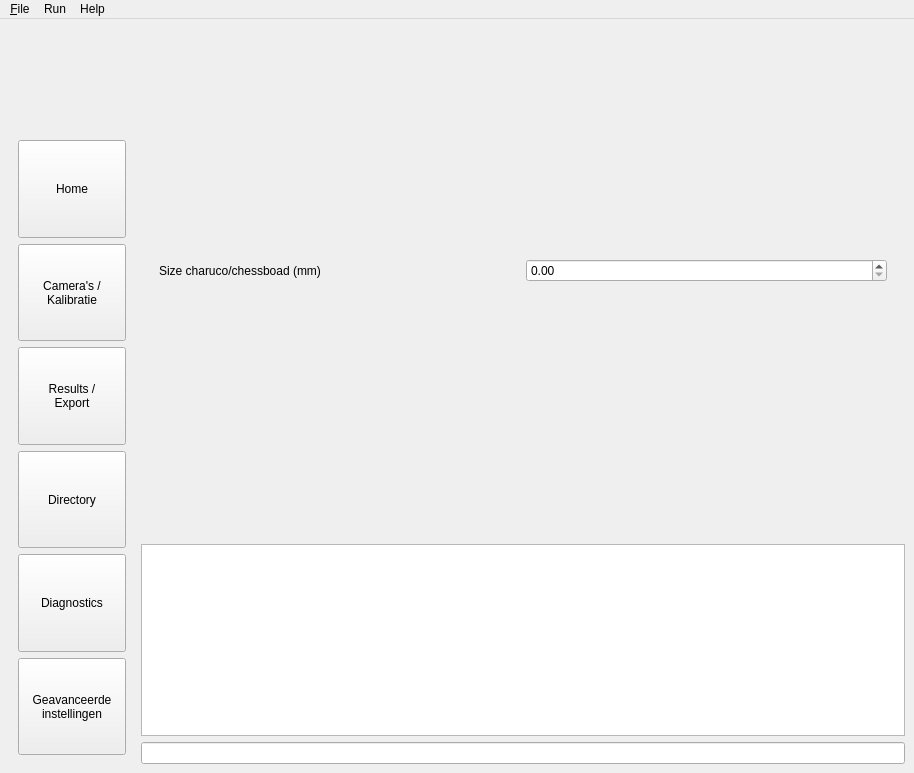
<?xml version="1.0" encoding="UTF-8"?>
<ui version="4.0">
 <class>MainWindow</class>
 <widget class="QMainWindow" name="MainWindow">
  <property name="enabled">
   <bool>true</bool>
  </property>
  <property name="geometry">
   <rect>
    <x>0</x>
    <y>0</y>
    <width>914</width>
    <height>663</height>
   </rect>
  </property>
  <property name="minimumSize">
   <size>
    <width>0</width>
    <height>0</height>
   </size>
  </property>
  <property name="maximumSize">
   <size>
    <width>16777215</width>
    <height>16777215</height>
   </size>
  </property>
  <property name="windowTitle">
   <string>MainWindow</string>
  </property>
  <property name="windowIcon">
   <iconset resource="../imagesGUI/resources.qrc">
    <normaloff>:/HU_Logo.png</normaloff>:/HU_Logo.png</iconset>
  </property>
  <widget class="QWidget" name="centralwidget">
   <property name="maximumSize">
    <size>
     <width>16777215</width>
     <height>16777215</height>
    </size>
   </property>
   <layout class="QGridLayout" name="gridLayout">
    <item row="1" column="3" colspan="2">
     <widget class="QFrame" name="frame_pages">
      <property name="sizePolicy">
       <sizepolicy hsizetype="Expanding" vsizetype="Preferred">
        <horstretch>0</horstretch>
        <verstretch>0</verstretch>
       </sizepolicy>
      </property>
      <property name="frameShape">
       <enum>QFrame::Shape::NoFrame</enum>
      </property>
      <layout class="QGridLayout" name="gridLayout_2">
       <item row="0" column="0">
        <widget class="QStackedWidget" name="stackedWidget">
         <property name="currentIndex">
          <number>5</number>
         </property>
         <widget class="QWidget" name="page_home">
          <layout class="QGridLayout" name="gridLayout_4">
           <item row="2" column="2">
            <layout class="QHBoxLayout" name="horizontalLayout_2"/>
           </item>
           <item row="2" column="1">
            <widget class="QPushButton" name="btn_loadproject">
             <property name="sizePolicy">
              <sizepolicy hsizetype="Preferred" vsizetype="Preferred">
               <horstretch>0</horstretch>
               <verstretch>0</verstretch>
              </sizepolicy>
             </property>
             <property name="mouseTracking">
              <bool>true</bool>
             </property>
             <property name="text">
              <string>Load Project</string>
             </property>
            </widget>
           </item>
           <item row="1" column="1">
            <widget class="QPushButton" name="btn_newproject">
             <property name="sizePolicy">
              <sizepolicy hsizetype="Preferred" vsizetype="Preferred">
               <horstretch>0</horstretch>
               <verstretch>0</verstretch>
              </sizepolicy>
             </property>
             <property name="minimumSize">
              <size>
               <width>0</width>
               <height>0</height>
              </size>
             </property>
             <property name="maximumSize">
              <size>
               <width>16777215</width>
               <height>16777215</height>
              </size>
             </property>
             <property name="sizeIncrement">
              <size>
               <width>0</width>
               <height>0</height>
              </size>
             </property>
             <property name="baseSize">
              <size>
               <width>0</width>
               <height>0</height>
              </size>
             </property>
             <property name="mouseTracking">
              <bool>true</bool>
             </property>
             <property name="text">
              <string>New Project</string>
             </property>
             <property name="iconSize">
              <size>
               <width>16</width>
               <height>16</height>
              </size>
             </property>
            </widget>
           </item>
           <item row="3" column="1">
            <layout class="QVBoxLayout" name="verticalLayout_4"/>
           </item>
           <item row="2" column="0">
            <layout class="QHBoxLayout" name="horizontalLayout"/>
           </item>
           <item row="0" column="1">
            <widget class="QLabel" name="label_main_text">
             <property name="layoutDirection">
              <enum>Qt::LayoutDirection::LeftToRight</enum>
             </property>
             <property name="text">
              <string>Hallo!!</string>
             </property>
             <property name="textFormat">
              <enum>Qt::TextFormat::PlainText</enum>
             </property>
            </widget>
           </item>
          </layout>
         </widget>
         <widget class="QWidget" name="page_cameras">
          <layout class="QGridLayout" name="gridLayout_3">
           <item row="0" column="0" colspan="2">
            <widget class="QFrame" name="frame">
             <property name="sizePolicy">
              <sizepolicy hsizetype="Preferred" vsizetype="Maximum">
               <horstretch>0</horstretch>
               <verstretch>0</verstretch>
              </sizepolicy>
             </property>
             <property name="frameShape">
              <enum>QFrame::Shape::NoFrame</enum>
             </property>
             <layout class="QGridLayout" name="gridLayout_9">
              <item row="3" column="0" rowspan="2">
               <widget class="QFrame" name="frame_2">
                <property name="sizePolicy">
                 <sizepolicy hsizetype="Preferred" vsizetype="Maximum">
                  <horstretch>0</horstretch>
                  <verstretch>0</verstretch>
                 </sizepolicy>
                </property>
                <property name="frameShape">
                 <enum>QFrame::Shape::NoFrame</enum>
                </property>
                <layout class="QGridLayout" name="gridLayout_10">
                 <item row="0" column="0">
                  <widget class="QLabel" name="lab_cap_intrinsics">
                   <property name="text">
                    <string>Intrinsics</string>
                   </property>
                  </widget>
                 </item>
                 <item row="2" column="0">
                  <widget class="QPushButton" name="btn_cap_calculate_intrinsics">
                   <property name="text">
                    <string>Calculate</string>
                   </property>
                  </widget>
                 </item>
                 <item row="1" column="0">
                  <widget class="QPushButton" name="btn_cap_intrinsics_start">
                   <property name="text">
                    <string>Start</string>
                   </property>
                  </widget>
                 </item>
                </layout>
               </widget>
              </item>
              <item row="3" column="1" rowspan="2">
               <widget class="QFrame" name="frame_3">
                <property name="sizePolicy">
                 <sizepolicy hsizetype="Preferred" vsizetype="Preferred">
                  <horstretch>0</horstretch>
                  <verstretch>0</verstretch>
                 </sizepolicy>
                </property>
                <property name="frameShape">
                 <enum>QFrame::Shape::NoFrame</enum>
                </property>
                <layout class="QGridLayout" name="gridLayout_11">
                 <item row="3" column="0">
                  <widget class="QPushButton" name="btn_cap_calculate_extrinsics">
                   <property name="text">
                    <string>Calculate</string>
                   </property>
                  </widget>
                 </item>
                 <item row="1" column="0">
                  <widget class="QLabel" name="lab_cap_extrinsics">
                   <property name="sizePolicy">
                    <sizepolicy hsizetype="Preferred" vsizetype="Preferred">
                     <horstretch>0</horstretch>
                     <verstretch>0</verstretch>
                    </sizepolicy>
                   </property>
                   <property name="text">
                    <string>Extrinsics</string>
                   </property>
                  </widget>
                 </item>
                 <item row="2" column="0">
                  <widget class="QPushButton" name="btn_cap_extrinsics_start">
                   <property name="text">
                    <string>Start</string>
                   </property>
                  </widget>
                 </item>
                </layout>
               </widget>
              </item>
              <item row="1" column="1">
               <widget class="QComboBox" name="combo_cap_pattern">
                <item>
                 <property name="text">
                  <string>Chessboard</string>
                 </property>
                </item>
                <item>
                 <property name="text">
                  <string>Charuco</string>
                 </property>
                </item>
               </widget>
              </item>
              <item row="0" column="1">
               <widget class="QSpinBox" name="spin_cap_fps">
                <property name="maximum">
                 <number>120</number>
                </property>
                <property name="value">
                 <number>30</number>
                </property>
               </widget>
              </item>
              <item row="0" column="0">
               <widget class="QLabel" name="lab_cap_fps">
                <property name="text">
                 <string>FPS</string>
                </property>
               </widget>
              </item>
              <item row="9" column="0" colspan="2">
               <widget class="QPushButton" name="btn_cap_reset_calibration">
                <property name="text">
                 <string>Reset Calibration</string>
                </property>
               </widget>
              </item>
              <item row="1" column="0">
               <widget class="QLabel" name="lab_cap_pattern">
                <property name="text">
                 <string>Pattern</string>
                </property>
               </widget>
              </item>
             </layout>
            </widget>
           </item>
           <item row="1" column="0" colspan="2">
            <widget class="QFrame" name="frame_cam">
             <property name="frameShape">
              <enum>QFrame::Shape::NoFrame</enum>
             </property>
             <layout class="QGridLayout" name="gridLayout_6"/>
            </widget>
           </item>
          </layout>
         </widget>
         <widget class="QWidget" name="page_results">
          <layout class="QGridLayout" name="gridLayout_8">
           <item row="0" column="0">
            <widget class="QStackedWidget" name="stackedWidget_2">
             <widget class="QWidget" name="page_results_tab">
              <layout class="QGridLayout" name="gridLayout_13">
               <item row="1" column="1">
                <widget class="QFrame" name="frame_res_intrinsic_results">
                 <property name="sizePolicy">
                  <sizepolicy hsizetype="Preferred" vsizetype="Preferred">
                   <horstretch>6</horstretch>
                   <verstretch>0</verstretch>
                  </sizepolicy>
                 </property>
                 <property name="frameShape">
                  <enum>QFrame::Shape::StyledPanel</enum>
                 </property>
                 <property name="frameShadow">
                  <enum>QFrame::Shadow::Raised</enum>
                 </property>
                </widget>
               </item>
               <item row="1" column="0">
                <widget class="QLabel" name="lab_res_intrinsics_results">
                 <property name="sizePolicy">
                  <sizepolicy hsizetype="Preferred" vsizetype="Preferred">
                   <horstretch>2</horstretch>
                   <verstretch>0</verstretch>
                  </sizepolicy>
                 </property>
                 <property name="text">
                  <string>Intrinsics results</string>
                 </property>
                </widget>
               </item>
               <item row="7" column="0">
                <widget class="QLabel" name="lab_res_frames">
                 <property name="text">
                  <string>Frames</string>
                 </property>
                </widget>
               </item>
               <item row="0" column="0" colspan="2">
                <widget class="QFrame" name="frame_4">
                 <property name="frameShape">
                  <enum>QFrame::Shape::StyledPanel</enum>
                 </property>
                 <property name="frameShadow">
                  <enum>QFrame::Shadow::Raised</enum>
                 </property>
                 <layout class="QGridLayout" name="gridLayout_12">
                  <item row="2" column="1">
                   <widget class="QPushButton" name="export_toml">
                    <property name="sizePolicy">
                     <sizepolicy hsizetype="Minimum" vsizetype="Preferred">
                      <horstretch>0</horstretch>
                      <verstretch>0</verstretch>
                     </sizepolicy>
                    </property>
                    <property name="text">
                     <string>Export TOML</string>
                    </property>
                   </widget>
                  </item>
                  <item row="2" column="0">
                   <widget class="QPushButton" name="btn_res_show_tmol">
                    <property name="sizePolicy">
                     <sizepolicy hsizetype="Minimum" vsizetype="Preferred">
                      <horstretch>0</horstretch>
                      <verstretch>0</verstretch>
                     </sizepolicy>
                    </property>
                    <property name="text">
                     <string>Preview TMOL</string>
                    </property>
                   </widget>
                  </item>
                 </layout>
                </widget>
               </item>
               <item row="4" column="1">
                <widget class="QFrame" name="frame_res_extrinsics_results">
                 <property name="frameShape">
                  <enum>QFrame::Shape::StyledPanel</enum>
                 </property>
                 <property name="frameShadow">
                  <enum>QFrame::Shadow::Raised</enum>
                 </property>
                </widget>
               </item>
               <item row="7" column="1">
                <widget class="QFrame" name="frame_res_aantal_frames">
                 <property name="frameShape">
                  <enum>QFrame::Shape::StyledPanel</enum>
                 </property>
                 <property name="frameShadow">
                  <enum>QFrame::Shadow::Raised</enum>
                 </property>
                </widget>
               </item>
               <item row="4" column="0">
                <widget class="QLabel" name="lab_res_extrinsics_results">
                 <property name="text">
                  <string>Extrinsics results</string>
                 </property>
                </widget>
               </item>
               <item row="6" column="1">
                <widget class="QFrame" name="frame_res_camera_info">
                 <property name="frameShape">
                  <enum>QFrame::Shape::StyledPanel</enum>
                 </property>
                 <property name="frameShadow">
                  <enum>QFrame::Shadow::Raised</enum>
                 </property>
                </widget>
               </item>
               <item row="6" column="0">
                <widget class="QLabel" name="lab_res_cam_info">
                 <property name="text">
                  <string>Camera Info</string>
                 </property>
                </widget>
               </item>
               <item row="8" column="0">
                <widget class="QLabel" name="lab_res_error">
                 <property name="text">
                  <string>Error:</string>
                 </property>
                </widget>
               </item>
               <item row="8" column="1">
                <widget class="QFrame" name="frame_res_error">
                 <property name="frameShape">
                  <enum>QFrame::Shape::StyledPanel</enum>
                 </property>
                 <property name="frameShadow">
                  <enum>QFrame::Shadow::Raised</enum>
                 </property>
                </widget>
               </item>
              </layout>
             </widget>
             <widget class="QWidget" name="page_preview_TMOL">
              <layout class="QGridLayout" name="gridLayout_14">
               <item row="1" column="1">
                <widget class="QPushButton" name="pushButton">
                 <property name="sizePolicy">
                  <sizepolicy hsizetype="Maximum" vsizetype="Maximum">
                   <horstretch>0</horstretch>
                   <verstretch>0</verstretch>
                  </sizepolicy>
                 </property>
                 <property name="text">
                  <string>x</string>
                 </property>
                 <property name="autoDefault">
                  <bool>false</bool>
                 </property>
                </widget>
               </item>
               <item row="2" column="0" colspan="2">
                <widget class="QFrame" name="frame_res_preview_tmol">
                 <property name="sizePolicy">
                  <sizepolicy hsizetype="Minimum" vsizetype="Minimum">
                   <horstretch>0</horstretch>
                   <verstretch>0</verstretch>
                  </sizepolicy>
                 </property>
                 <property name="frameShape">
                  <enum>QFrame::Shape::StyledPanel</enum>
                 </property>
                 <property name="frameShadow">
                  <enum>QFrame::Shadow::Raised</enum>
                 </property>
                </widget>
               </item>
               <item row="1" column="0">
                <widget class="QLabel" name="label">
                 <property name="text">
                  <string>Preview TMOL</string>
                 </property>
                </widget>
               </item>
              </layout>
             </widget>
            </widget>
           </item>
          </layout>
         </widget>
         <widget class="QWidget" name="page_directory">
          <layout class="QGridLayout" name="gridLayout_7">
           <item row="0" column="0">
            <widget class="QFrame" name="frame_directory">
             <property name="frameShape">
              <enum>QFrame::Shape::NoFrame</enum>
             </property>
            </widget>
           </item>
          </layout>
         </widget>
         <widget class="QWidget" name="page_diagnostics">
          <layout class="QGridLayout" name="gridLayout_5">
           <item row="1" column="2" colspan="2">
            <widget class="QTextEdit" name="text_diag_current_fps"/>
           </item>
           <item row="0" column="2" colspan="2">
            <widget class="QTextEdit" name="text_diag_dropped_frames"/>
           </item>
           <item row="1" column="0">
            <widget class="QLabel" name="lab_diag_current_fps">
             <property name="text">
              <string>Current FPS</string>
             </property>
            </widget>
           </item>
           <item row="4" column="0">
            <widget class="QLabel" name="lab_diag_intrinsics_time">
             <property name="text">
              <string>Intrinsics Time</string>
             </property>
            </widget>
           </item>
           <item row="3" column="2" colspan="2">
            <widget class="QTextEdit" name="text_diag_used_cams"/>
           </item>
           <item row="0" column="0">
            <widget class="QLabel" name="lab_diag_dropped_frames">
             <property name="text">
              <string>Dropped Frames</string>
             </property>
            </widget>
           </item>
           <item row="5" column="0">
            <widget class="QLabel" name="lab_diag_extrinsics_time">
             <property name="text">
              <string>Extrinsics Time</string>
             </property>
            </widget>
           </item>
           <item row="3" column="0">
            <widget class="QLabel" name="lab_diag_used_cams">
             <property name="text">
              <string>Used Camera's</string>
             </property>
            </widget>
           </item>
           <item row="7" column="0">
            <widget class="QLabel" name="lab_diag_total_time">
             <property name="text">
              <string>Total Time</string>
             </property>
            </widget>
           </item>
           <item row="4" column="2" colspan="2">
            <widget class="QTextEdit" name="text_diag_Intrinsics_time"/>
           </item>
           <item row="5" column="2" colspan="2">
            <widget class="QTextEdit" name="text_diag_extrinsics_time"/>
           </item>
           <item row="7" column="2" colspan="2">
            <widget class="QTextEdit" name="text_diag_total_time"/>
           </item>
          </layout>
         </widget>
         <widget class="QWidget" name="page_advanced_settings">
          <layout class="QGridLayout" name="gridLayout_15">
           <item row="0" column="0">
            <widget class="QLabel" name="label_2">
             <property name="text">
              <string>Size charuco/chessboad (mm)</string>
             </property>
            </widget>
           </item>
           <item row="0" column="1">
            <widget class="QDoubleSpinBox" name="doubleSpinBox"/>
           </item>
          </layout>
         </widget>
        </widget>
       </item>
      </layout>
     </widget>
    </item>
    <item row="6" column="3" colspan="2">
     <widget class="QPlainTextEdit" name="plaintextedit_console">
      <property name="sizePolicy">
       <sizepolicy hsizetype="Preferred" vsizetype="Minimum">
        <horstretch>150</horstretch>
        <verstretch>0</verstretch>
       </sizepolicy>
      </property>
      <property name="minimumSize">
       <size>
        <width>2</width>
        <height>0</height>
       </size>
      </property>
     </widget>
    </item>
    <item row="1" column="0" rowspan="7">
     <widget class="QFrame" name="frame_menu">
      <property name="sizePolicy">
       <sizepolicy hsizetype="Expanding" vsizetype="Preferred">
        <horstretch>50</horstretch>
        <verstretch>0</verstretch>
       </sizepolicy>
      </property>
      <property name="maximumSize">
       <size>
        <width>160000</width>
        <height>160000</height>
       </size>
      </property>
      <property name="frameShape">
       <enum>QFrame::Shape::NoFrame</enum>
      </property>
      <layout class="QVBoxLayout" name="verticalLayout">
       <item>
        <widget class="QLabel" name="label_logo">
         <property name="sizePolicy">
          <sizepolicy hsizetype="Ignored" vsizetype="Ignored">
           <horstretch>0</horstretch>
           <verstretch>10</verstretch>
          </sizepolicy>
         </property>
         <property name="minimumSize">
          <size>
           <width>0</width>
           <height>0</height>
          </size>
         </property>
         <property name="maximumSize">
          <size>
           <width>160000</width>
           <height>160000</height>
          </size>
         </property>
         <property name="frameShape">
          <enum>QFrame::Shape::NoFrame</enum>
         </property>
         <property name="text">
          <string/>
         </property>
         <property name="pixmap">
          <pixmap resource="../imagesGUI/resources.qrc">:/HuMoCap groot.png</pixmap>
         </property>
         <property name="scaledContents">
          <bool>true</bool>
         </property>
         <property name="alignment">
          <set>Qt::AlignmentFlag::AlignCenter</set>
         </property>
        </widget>
       </item>
       <item>
        <widget class="QPushButton" name="btn_home">
         <property name="enabled">
          <bool>true</bool>
         </property>
         <property name="sizePolicy">
          <sizepolicy hsizetype="Expanding" vsizetype="Preferred">
           <horstretch>100</horstretch>
           <verstretch>10</verstretch>
          </sizepolicy>
         </property>
         <property name="minimumSize">
          <size>
           <width>0</width>
           <height>0</height>
          </size>
         </property>
         <property name="maximumSize">
          <size>
           <width>16777215</width>
           <height>16777215</height>
          </size>
         </property>
         <property name="mouseTracking">
          <bool>true</bool>
         </property>
         <property name="text">
          <string>Home</string>
         </property>
        </widget>
       </item>
       <item>
        <widget class="QPushButton" name="btn_cameras">
         <property name="sizePolicy">
          <sizepolicy hsizetype="Expanding" vsizetype="Preferred">
           <horstretch>100</horstretch>
           <verstretch>10</verstretch>
          </sizepolicy>
         </property>
         <property name="minimumSize">
          <size>
           <width>0</width>
           <height>0</height>
          </size>
         </property>
         <property name="maximumSize">
          <size>
           <width>16777215</width>
           <height>16777215</height>
          </size>
         </property>
         <property name="mouseTracking">
          <bool>true</bool>
         </property>
         <property name="text">
          <string>Camera's /
Kalibratie</string>
         </property>
        </widget>
       </item>
       <item>
        <widget class="QPushButton" name="btn_results">
         <property name="sizePolicy">
          <sizepolicy hsizetype="Expanding" vsizetype="Preferred">
           <horstretch>100</horstretch>
           <verstretch>10</verstretch>
          </sizepolicy>
         </property>
         <property name="minimumSize">
          <size>
           <width>0</width>
           <height>0</height>
          </size>
         </property>
         <property name="maximumSize">
          <size>
           <width>16777215</width>
           <height>16777215</height>
          </size>
         </property>
         <property name="sizeIncrement">
          <size>
           <width>0</width>
           <height>0</height>
          </size>
         </property>
         <property name="mouseTracking">
          <bool>true</bool>
         </property>
         <property name="text">
          <string>Results /
Export</string>
         </property>
        </widget>
       </item>
       <item>
        <widget class="QPushButton" name="btn_directory">
         <property name="sizePolicy">
          <sizepolicy hsizetype="Expanding" vsizetype="Preferred">
           <horstretch>100</horstretch>
           <verstretch>10</verstretch>
          </sizepolicy>
         </property>
         <property name="minimumSize">
          <size>
           <width>0</width>
           <height>0</height>
          </size>
         </property>
         <property name="maximumSize">
          <size>
           <width>16777215</width>
           <height>16777215</height>
          </size>
         </property>
         <property name="sizeIncrement">
          <size>
           <width>0</width>
           <height>0</height>
          </size>
         </property>
         <property name="mouseTracking">
          <bool>true</bool>
         </property>
         <property name="text">
          <string>Directory</string>
         </property>
        </widget>
       </item>
       <item>
        <widget class="QPushButton" name="btn_diagnostics">
         <property name="sizePolicy">
          <sizepolicy hsizetype="Expanding" vsizetype="Preferred">
           <horstretch>100</horstretch>
           <verstretch>10</verstretch>
          </sizepolicy>
         </property>
         <property name="minimumSize">
          <size>
           <width>0</width>
           <height>0</height>
          </size>
         </property>
         <property name="maximumSize">
          <size>
           <width>16777215</width>
           <height>16777215</height>
          </size>
         </property>
         <property name="mouseTracking">
          <bool>true</bool>
         </property>
         <property name="text">
          <string>Diagnostics</string>
         </property>
        </widget>
       </item>
       <item>
        <widget class="QPushButton" name="btn_advanced_settings">
         <property name="sizePolicy">
          <sizepolicy hsizetype="Expanding" vsizetype="Preferred">
           <horstretch>100</horstretch>
           <verstretch>10</verstretch>
          </sizepolicy>
         </property>
         <property name="minimumSize">
          <size>
           <width>0</width>
           <height>0</height>
          </size>
         </property>
         <property name="maximumSize">
          <size>
           <width>16777215</width>
           <height>16777215</height>
          </size>
         </property>
         <property name="text">
          <string>Geavanceerde
instellingen</string>
         </property>
        </widget>
       </item>
      </layout>
     </widget>
    </item>
    <item row="7" column="3" colspan="2">
     <widget class="QLineEdit" name="lineedit_console_input"/>
    </item>
   </layout>
  </widget>
  <widget class="QMenuBar" name="menuBar">
   <property name="geometry">
    <rect>
     <x>0</x>
     <y>0</y>
     <width>914</width>
     <height>33</height>
    </rect>
   </property>
   <widget class="QMenu" name="menuFile">
    <property name="title">
     <string>&amp;File</string>
    </property>
    <addaction name="separator"/>
    <addaction name="actionNew_project"/>
    <addaction name="actionOpen_project"/>
    <addaction name="actionQuit"/>
   </widget>
   <widget class="QMenu" name="menuRun">
    <property name="title">
     <string>Run</string>
    </property>
   </widget>
   <widget class="QMenu" name="menuHelp">
    <property name="title">
     <string>Help</string>
    </property>
    <addaction name="actionOpen_documentation"/>
   </widget>
   <addaction name="menuFile"/>
   <addaction name="menuRun"/>
   <addaction name="menuHelp"/>
  </widget>
  <action name="actionRun">
   <property name="text">
    <string>Run</string>
   </property>
  </action>
  <action name="actionNew_project">
   <property name="text">
    <string>New project</string>
   </property>
  </action>
  <action name="actionOpen_project">
   <property name="text">
    <string>Open project</string>
   </property>
  </action>
  <action name="actionQuit">
   <property name="text">
    <string>Quit</string>
   </property>
  </action>
  <action name="actionOpen_documentation">
   <property name="text">
    <string>Open documentation</string>
   </property>
  </action>
 </widget>
 <resources>
  <include location="../imagesGUI/resources.qrc"/>
 </resources>
 <connections/>
</ui>
